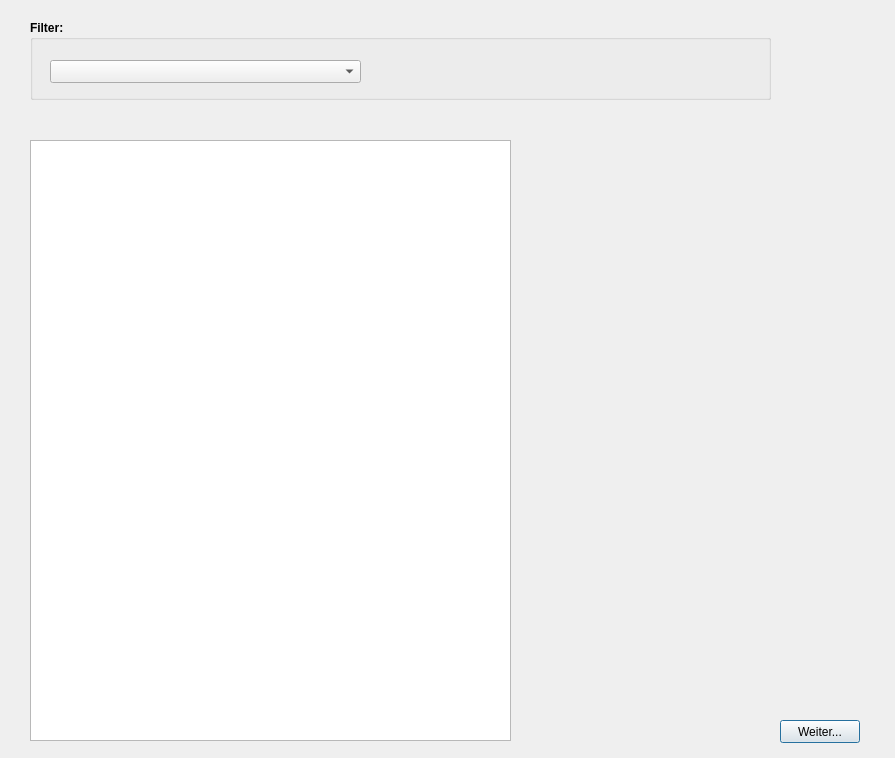
<?xml version="1.0" encoding="UTF-8"?>
<ui version="4.0">
 <class>Dialog</class>
 <widget class="QDialog" name="Dialog">
  <property name="geometry">
   <rect>
    <x>0</x>
    <y>0</y>
    <width>895</width>
    <height>758</height>
   </rect>
  </property>
  <property name="windowTitle">
   <string>Dialog</string>
  </property>
  <widget class="QGroupBox" name="groupBox">
   <property name="geometry">
    <rect>
     <x>30</x>
     <y>20</y>
     <width>741</width>
     <height>80</height>
    </rect>
   </property>
   <property name="font">
    <font>
     <weight>75</weight>
     <bold>true</bold>
    </font>
   </property>
   <property name="title">
    <string>Filter:</string>
   </property>
   <widget class="QComboBox" name="comboBox_vertrag">
    <property name="geometry">
     <rect>
      <x>20</x>
      <y>40</y>
      <width>311</width>
      <height>23</height>
     </rect>
    </property>
   </widget>
  </widget>
  <widget class="QPushButton" name="pushButton_weiter">
   <property name="geometry">
    <rect>
     <x>780</x>
     <y>720</y>
     <width>80</width>
     <height>23</height>
    </rect>
   </property>
   <property name="text">
    <string>Weiter...</string>
   </property>
  </widget>
  <widget class="QTableWidget" name="tableWidget">
   <property name="geometry">
    <rect>
     <x>30</x>
     <y>140</y>
     <width>481</width>
     <height>601</height>
    </rect>
   </property>
  </widget>
 </widget>
 <resources/>
 <connections/>
</ui>
